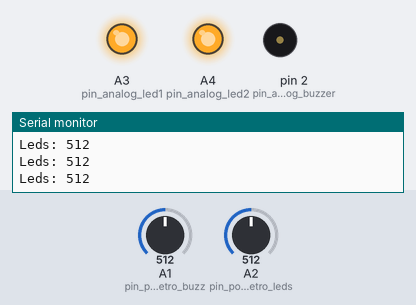
This sketch was run on a simulated Arduino Uno, built with avr-gcc and run on an emulated ATmega328P. On the bench: output pins drawn as LEDs (lit = HIGH), buzzer (waves = sounding), the last lines printed to the serial monitor. The test bench sets the inputs (shaded band); at power-on: A2 (pin_potenciometro_leds) = 512, A1 (pin_potenciometro_buzz) = 512.

Above: at 1.2 s.
1.3 s: A2 (pin_potenciometro_leds) set to 137
At 2.0 s:
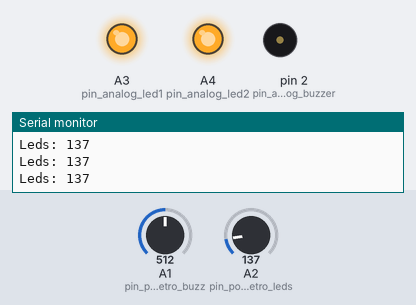
4.3 s: A2 (pin_potenciometro_leds) set to 115
At 5.3 s:
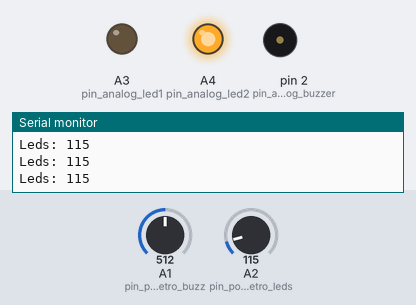
5.8 s: A2 (pin_potenciometro_leds) set to 1023
At 6.9 s:
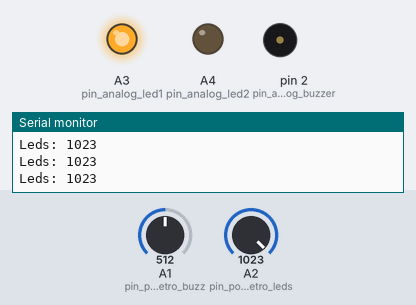
7.3 s: A2 (pin_potenciometro_leds) set to 903
8.8 s: A2 (pin_potenciometro_leds) set to 884
At 9.7 s:
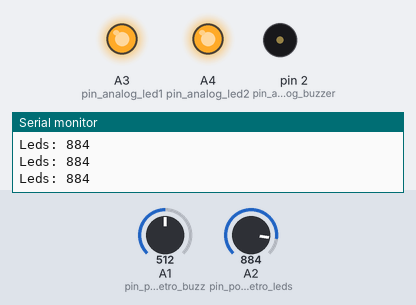
10.3 s: A2 (pin_potenciometro_leds) set to 900
At 11.2 s:
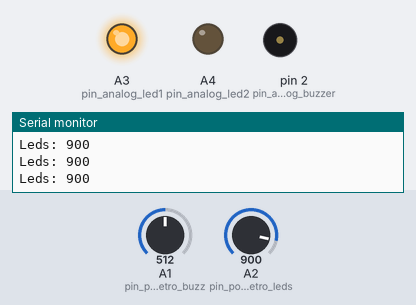
Timing chart, 0 to 12.8 s (numbered marks = the images above; inputs shaded):
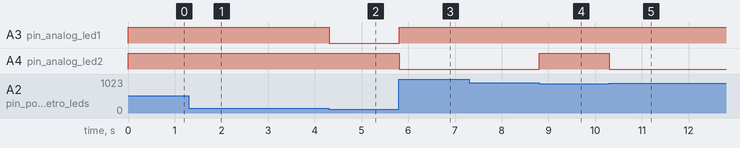

Measured:
- the behaviour switches between 128 and 127 on A2 (pin_potenciometro_leds) (found by bisection; images 1 and 2)
- the behaviour switches between 896 and 895 on A2 (pin_potenciometro_leds) (found by bisection; images 3 and 4)
- after the input at 1.3 s, tone on pin 2 (pin_analog_buzzer): stays silent (without the input it goes to 5204 Hz after 3.0 s)
- after the input at 4.3 s, A3 (pin_analog_led1): HIGH → LOW at once
- after the input at 5.8 s, A3 (pin_analog_led1): LOW → HIGH at once; A4 (pin_analog_led2): HIGH → LOW at once
- after the input at 8.8 s, A4 (pin_analog_led2): LOW → HIGH at once
- after the input at 10.3 s, A4 (pin_analog_led2): HIGH → LOW at once

The sketch:

discoteca1.6.ino
```cpp
  //AUTORES:
  //Martin Beltran Diaz - UO276244
  //Stelian Adrian Stanci - UO277653
  //Laura Pernia Blanco - UO276264
int pin_potenciometro_leds = A2; //Analog --> 0-1023
int pin_potenciometro_buzz = A1; //Analog --> 0-1023


int pin_analog_led1 = A3; //Analog --> 0-1023
int pin_analog_led2 = A4; //Analog --> 0-1023
int pin_analog_buzzer = 2;

int max_hz_buzzer = 38000;
int min_hz_buzzer = 100;

void setup(){

    Serial.begin(9600);
    Serial.println("Set Up");

    //INPUTS de los potenciometros
    pinMode(pin_potenciometro_leds,INPUT);
    pinMode(pin_potenciometro_buzz,INPUT);

}

void loop(){
    //Como son PWM, usamos analogWrite(pin, potencia)
    int potenLeds = analogRead(pin_potenciometro_leds);
    int ptenBuzz = analogRead(pin_potenciometro_buzz);

    analogWrite(pin_analog_led1, potenLeds);
    analogWrite(pin_analog_led2, 1023-potenLeds);

    //Funcion para "hacer una regla de 3" entre la lectura del potenciometro y las Hz del buzzer
    int convert_analogBuzz_to_hz = map(ptenBuzz, 0, 1023, 400, 10000);
    tone(pin_analog_buzzer, convert_analogBuzz_to_hz,1);


    Serial.print("Leds: ");
    Serial.println(potenLeds);


}
```
